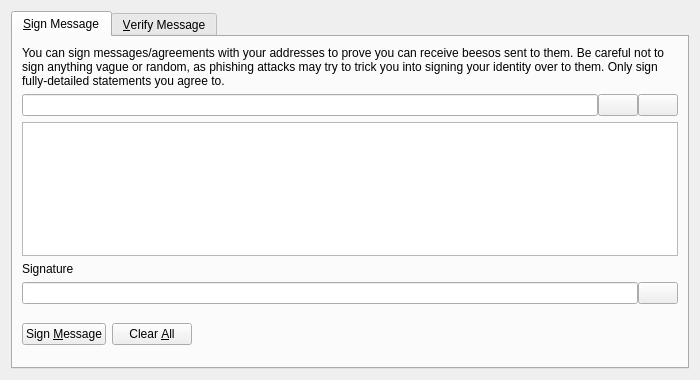
<?xml version="1.0" encoding="UTF-8"?>
<ui version="4.0">
 <class>SignVerifyMessageDialog</class>
 <widget class="QDialog" name="SignVerifyMessageDialog">
  <property name="geometry">
   <rect>
    <x>0</x>
    <y>0</y>
    <width>700</width>
    <height>380</height>
   </rect>
  </property>
  <property name="windowTitle">
   <string>Signatures - Sign / Verify a Message</string>
  </property>
  <property name="modal">
   <bool>true</bool>
  </property>
  <layout class="QVBoxLayout" name="verticalLayout">
   <item>
    <widget class="QTabWidget" name="tabWidget">
     <property name="currentIndex">
      <number>0</number>
     </property>
     <widget class="QWidget" name="tabSignMessage">
      <attribute name="title">
       <string>&amp;Sign Message</string>
      </attribute>
      <layout class="QVBoxLayout" name="verticalLayout_SM">
       <item>
        <widget class="QLabel" name="infoLabel_SM">
         <property name="text">
          <string>You can sign messages/agreements with your addresses to prove you can receive beesos sent to them. Be careful not to sign anything vague or random, as phishing attacks may try to trick you into signing your identity over to them. Only sign fully-detailed statements you agree to.</string>
         </property>
         <property name="textFormat">
          <enum>Qt::PlainText</enum>
         </property>
         <property name="wordWrap">
          <bool>true</bool>
         </property>
        </widget>
       </item>
       <item>
        <layout class="QHBoxLayout" name="horizontalLayout_1_SM">
         <property name="spacing">
          <number>0</number>
         </property>
         <item>
          <widget class="QValidatedLineEdit" name="addressIn_SM">
           <property name="toolTip">
            <string>The Beeso address to sign the message with</string>
           </property>
          </widget>
         </item>
         <item>
          <widget class="QPushButton" name="addressBookButton_SM">
           <property name="toolTip">
            <string>Choose previously used address</string>
           </property>
           <property name="text">
            <string/>
           </property>
           <property name="icon">
            <iconset resource="../bitcoin.qrc">
             <normaloff>:/icons/address-book</normaloff>:/icons/address-book</iconset>
           </property>
           <property name="shortcut">
            <string>Alt+A</string>
           </property>
           <property name="autoDefault">
            <bool>false</bool>
           </property>
          </widget>
         </item>
         <item>
          <widget class="QPushButton" name="pasteButton_SM">
           <property name="toolTip">
            <string>Paste address from clipboard</string>
           </property>
           <property name="text">
            <string/>
           </property>
           <property name="icon">
            <iconset resource="../bitcoin.qrc">
             <normaloff>:/icons/editpaste</normaloff>:/icons/editpaste</iconset>
           </property>
           <property name="shortcut">
            <string>Alt+P</string>
           </property>
           <property name="autoDefault">
            <bool>false</bool>
           </property>
          </widget>
         </item>
        </layout>
       </item>
       <item>
        <widget class="QPlainTextEdit" name="messageIn_SM">
         <property name="toolTip">
          <string>Enter the message you want to sign here</string>
         </property>
        </widget>
       </item>
       <item>
        <widget class="QLabel" name="signatureLabel_SM">
         <property name="text">
          <string>Signature</string>
         </property>
         <property name="textFormat">
          <enum>Qt::PlainText</enum>
         </property>
        </widget>
       </item>
       <item>
        <layout class="QHBoxLayout" name="horizontalLayout_2_SM">
         <property name="spacing">
          <number>0</number>
         </property>
         <item>
          <widget class="QLineEdit" name="signatureOut_SM">
           <property name="font">
            <font>
             <italic>true</italic>
            </font>
           </property>
           <property name="readOnly">
            <bool>true</bool>
           </property>
          </widget>
         </item>
         <item>
          <widget class="QPushButton" name="copySignatureButton_SM">
           <property name="toolTip">
            <string>Copy the current signature to the system clipboard</string>
           </property>
           <property name="text">
            <string/>
           </property>
           <property name="icon">
            <iconset resource="../bitcoin.qrc">
             <normaloff>:/icons/editcopy</normaloff>:/icons/editcopy</iconset>
           </property>
           <property name="autoDefault">
            <bool>false</bool>
           </property>
          </widget>
         </item>
        </layout>
       </item>
       <item>
        <layout class="QHBoxLayout" name="horizontalLayout_3_SM">
         <item>
          <widget class="QPushButton" name="signMessageButton_SM">
           <property name="toolTip">
            <string>Sign the message to prove you own this Beeso address</string>
           </property>
           <property name="text">
            <string>Sign &amp;Message</string>
           </property>
           <property name="icon">
            <iconset resource="../bitcoin.qrc">
             <normaloff>:/icons/edit</normaloff>:/icons/edit</iconset>
           </property>
           <property name="autoDefault">
            <bool>false</bool>
           </property>
          </widget>
         </item>
         <item>
          <widget class="QPushButton" name="clearButton_SM">
           <property name="toolTip">
            <string>Reset all sign message fields</string>
           </property>
           <property name="text">
            <string>Clear &amp;All</string>
           </property>
           <property name="icon">
            <iconset resource="../bitcoin.qrc">
             <normaloff>:/icons/remove</normaloff>:/icons/remove</iconset>
           </property>
           <property name="autoDefault">
            <bool>false</bool>
           </property>
          </widget>
         </item>
         <item>
          <spacer name="horizontalSpacer_1_SM">
           <property name="orientation">
            <enum>Qt::Horizontal</enum>
           </property>
           <property name="sizeHint" stdset="0">
            <size>
             <width>40</width>
             <height>48</height>
            </size>
           </property>
          </spacer>
         </item>
         <item>
          <widget class="QLabel" name="statusLabel_SM">
           <property name="font">
            <font>
             <weight>75</weight>
             <bold>true</bold>
            </font>
           </property>
           <property name="text">
            <string/>
           </property>
           <property name="wordWrap">
            <bool>true</bool>
           </property>
          </widget>
         </item>
         <item>
          <spacer name="horizontalSpacer_2_SM">
           <property name="orientation">
            <enum>Qt::Horizontal</enum>
           </property>
           <property name="sizeHint" stdset="0">
            <size>
             <width>40</width>
             <height>48</height>
            </size>
           </property>
          </spacer>
         </item>
        </layout>
       </item>
      </layout>
     </widget>
     <widget class="QWidget" name="tabVerifyMessage">
      <attribute name="title">
       <string>&amp;Verify Message</string>
      </attribute>
      <layout class="QVBoxLayout" name="verticalLayout_VM">
       <item>
        <widget class="QLabel" name="infoLabel_VM">
         <property name="text">
          <string>Enter the receiver's address, message (ensure you copy line breaks, spaces, tabs, etc. exactly) and signature below to verify the message. Be careful not to read more into the signature than what is in the signed message itself, to avoid being tricked by a man-in-the-middle attack. Note that this only proves the signing party receives with the address, it cannot prove sendership of any transaction!</string>
         </property>
         <property name="textFormat">
          <enum>Qt::PlainText</enum>
         </property>
         <property name="alignment">
          <set>Qt::AlignLeading|Qt::AlignLeft|Qt::AlignTop</set>
         </property>
         <property name="wordWrap">
          <bool>true</bool>
         </property>
        </widget>
       </item>
       <item>
        <layout class="QHBoxLayout" name="horizontalLayout_1_VM">
         <property name="spacing">
          <number>0</number>
         </property>
         <item>
          <widget class="QValidatedLineEdit" name="addressIn_VM">
           <property name="toolTip">
            <string>The Beeso address the message was signed with</string>
           </property>
          </widget>
         </item>
         <item>
          <widget class="QPushButton" name="addressBookButton_VM">
           <property name="toolTip">
            <string>Choose previously used address</string>
           </property>
           <property name="text">
            <string/>
           </property>
           <property name="icon">
            <iconset resource="../bitcoin.qrc">
             <normaloff>:/icons/address-book</normaloff>:/icons/address-book</iconset>
           </property>
           <property name="shortcut">
            <string>Alt+A</string>
           </property>
           <property name="autoDefault">
            <bool>false</bool>
           </property>
          </widget>
         </item>
        </layout>
       </item>
       <item>
        <widget class="QPlainTextEdit" name="messageIn_VM"/>
       </item>
       <item>
        <widget class="QValidatedLineEdit" name="signatureIn_VM"/>
       </item>
       <item>
        <layout class="QHBoxLayout" name="horizontalLayout_2_VM">
         <item>
          <widget class="QPushButton" name="verifyMessageButton_VM">
           <property name="toolTip">
            <string>Verify the message to ensure it was signed with the specified Beeso address</string>
           </property>
           <property name="text">
            <string>Verify &amp;Message</string>
           </property>
           <property name="icon">
            <iconset resource="../bitcoin.qrc">
             <normaloff>:/icons/transaction_0</normaloff>:/icons/transaction_0</iconset>
           </property>
           <property name="autoDefault">
            <bool>false</bool>
           </property>
          </widget>
         </item>
         <item>
          <widget class="QPushButton" name="clearButton_VM">
           <property name="toolTip">
            <string>Reset all verify message fields</string>
           </property>
           <property name="text">
            <string>Clear &amp;All</string>
           </property>
           <property name="icon">
            <iconset resource="../bitcoin.qrc">
             <normaloff>:/icons/remove</normaloff>:/icons/remove</iconset>
           </property>
           <property name="autoDefault">
            <bool>false</bool>
           </property>
          </widget>
         </item>
         <item>
          <spacer name="horizontalSpacer_1_VM">
           <property name="orientation">
            <enum>Qt::Horizontal</enum>
           </property>
           <property name="sizeHint" stdset="0">
            <size>
             <width>40</width>
             <height>48</height>
            </size>
           </property>
          </spacer>
         </item>
         <item>
          <widget class="QLabel" name="statusLabel_VM">
           <property name="font">
            <font>
             <weight>75</weight>
             <bold>true</bold>
            </font>
           </property>
           <property name="text">
            <string/>
           </property>
           <property name="wordWrap">
            <bool>true</bool>
           </property>
          </widget>
         </item>
         <item>
          <spacer name="horizontalSpacer_2_VM">
           <property name="orientation">
            <enum>Qt::Horizontal</enum>
           </property>
           <property name="sizeHint" stdset="0">
            <size>
             <width>40</width>
             <height>48</height>
            </size>
           </property>
          </spacer>
         </item>
        </layout>
       </item>
      </layout>
     </widget>
    </widget>
   </item>
  </layout>
 </widget>
 <customwidgets>
  <customwidget>
   <class>QValidatedLineEdit</class>
   <extends>QLineEdit</extends>
   <header>qt/qvalidatedlineedit.h</header>
  </customwidget>
 </customwidgets>
 <resources>
  <include location="../bitcoin.qrc"/>
 </resources>
 <connections/>
</ui>
